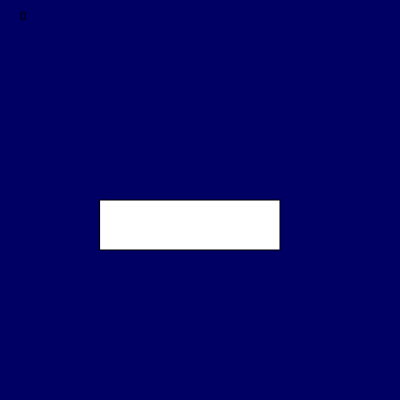
Frame 1 (no input)
Frame 60 (no input): identical to frame 1, image omitted
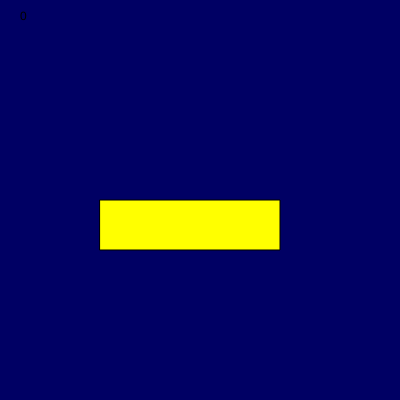
Frame 120 (the mouse pressed at the canvas centre since frame 60)

The p5.js sketch that drew these frames (run headless with seeded random() and noise() and a simulated clock; from frame 60 on, the mouse is pressed at the canvas centre):

// p5.js sketch
// ── sketch.js
let bx = 100;
let by = 200;
let bw = 180;
let bh = 50;

let counter = 0;

let backgroundColor;

function setup() {
  createCanvas(400, 400);
  backgroundColor = color(0,0,100);
}

function draw() {
  background(backgroundColor);

  fill(0);
  text(counter, 20, 20);

  if(mouseX >= bx && mouseX <= bx + bw && mouseY >= by && mouseY <= by + bh){
    fill(255, 0, 0);
    if(mouseIsPressed){
      fill(255, 255, 0);
      // counter wir solange die Taste gedrückt ist jeden Frame um eins hochgezählt
      // counter = counter +1;
    }
  } else {
    fill(255);
  }

  rect(bx, by, bw, bh);
} // end draw()

function mouseReleased(){
  
  if(mouseX >= bx && mouseX <= bx + bw && mouseY >= by && mouseY <= by + bh){
    counter = counter +1;
  }
}

// Processing Variable 'key'
// enthält die zuletzt drückte Taste der Tastatur


function keyPressed(){
  if(key == 'a'){
    backgroundColor = color(0,0,random(255));
  } else if(key == 'b'){
    backgroundColor = color(0,random(255), 0);
  } else if(key == 'c'){
    backgroundColor = color(random(255), 0, 0);
  } else {
    backgroundColor = color(random(255));
  }
}
